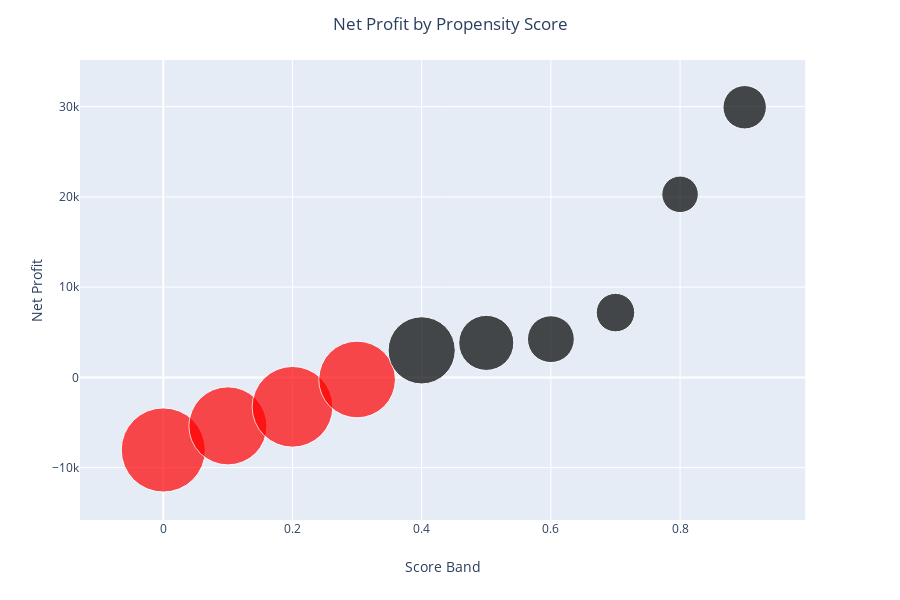

Notebook code cell kept with this figure:
### Code cell
import plotly.express as px
import plotly.graph_objects as go

gapminder = px.data.gapminder()


size = pd.Series(RF_df_2["Contacted Volume"]).to_list()

fig = px.scatter(RF_df_2, 
                 x="Score Band", 
                 y="Net Profit",
                 #y="ROI"
                )

#Changes the markers as the express sets size to be diameter but we want area
fig.update_traces(marker=dict(
                        color=pd.Series(np.where(RF_df_2["P/L Flag"] == "Loss", "red", "black")).to_list(),
                        size = size,
                        sizemode = "area"
                             ),
                  #title="Net Profit by Propensity Score"
                 )

#Updates the figure to put the title in the middle
fig.update_layout(
    title=go.layout.Title(
        text="Net Profit by Propensity Score",
        xref="paper",
        x=0.5
    )
)

fig.show()

### Figure 1 — Plotly figure (JSON) as saved in the notebook; plotly's stock layout.template omitted (floating-point values rounded to 4 significant figures)
{"data": [{"hoverlabel": {"namelength": 0}, "hovertemplate": "Score Band=%{x}<br>Net Profit=%{y}", "legendgroup": "", "marker": {"color": ["red", "red", "red", "red", "black", "black", "black", "black", "black", "black"], "size": [3539, 3047, 3256, 2938, 2255, 1518, 1096, 742, 667, 942], "sizemode": "area", "symbol": "circle"}, "mode": "markers", "name": "", "showlegend": false, "type": "scatter", "x": ["0.0", "0.1", "0.2", "0.3", "0.4", "0.5", "0.6", "0.7", "0.8", "0.9"], "xaxis": "x", "y": [-8042.0, -5372.0, -3260, -230, 2994.0, 3822, 4234, 7178, 20280.0, 29930.0], "yaxis": "y"}], "layout": {"height": 600, "legend": {"tracegroupgap": 0}, "margin": {"t": 60}, "title": {"text": "Net Profit by Propensity Score", "x": 0.5, "xref": "paper"}, "xaxis": {"anchor": "y", "domain": [0, 0.98], "title": {"text": "Score Band"}}, "yaxis": {"anchor": "x", "domain": [0, 1], "title": {"text": "Net Profit"}}}}
